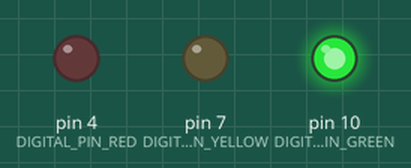
Bench run of a sketch on a simulated Arduino Uno, built with avr-gcc and run on an emulated ATmega328P. Shown: output pins drawn as LEDs (lit = HIGH).

Above: at 1.5 s.
At 3.5 s:
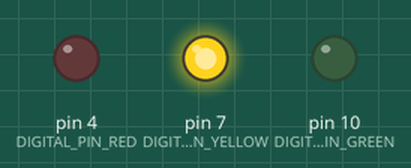
At 5.5 s:
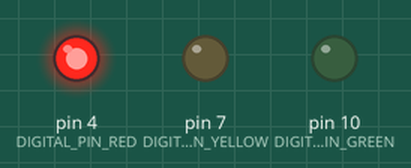
Timing chart, 0 to 9.1 s (numbered marks = the images above):
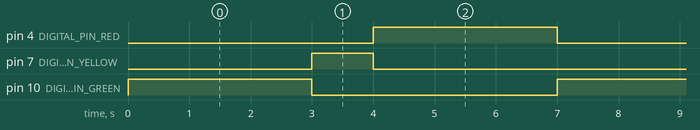

Measured:
- by itself, pin 4 (DIGITAL_PIN_RED), pin 10 (DIGITAL_PIN_GREEN): alternates HIGH for 3.0 s and LOW for 4.0 s
- by itself, pin 7 (DIGITAL_PIN_YELLOW): alternates HIGH for 1.0 s and LOW for 6.0 s
- by itself, everything shown: repeats every 7.0 s, in 4 steps

The sketch:

led_1.ino
```cpp
int DELAY_TIME = 3000;
int DIGITAL_PIN_GREEN = 10;
int DIGITAL_PIN_YELLOW = 7;
int DIGITAL_PIN_RED= 4;


void setup() {
  // tell arduino what pin we are using and how we are using it
  pinMode(DIGITAL_PIN_GREEN, OUTPUT);
  pinMode(DIGITAL_PIN_YELLOW, OUTPUT);
  pinMode(DIGITAL_PIN_RED, OUTPUT);
}

void loop() {
  // GREEN LED
  digitalWrite(DIGITAL_PIN_GREEN, HIGH); // turn to  5v
  delay(DELAY_TIME);
  digitalWrite(DIGITAL_PIN_GREEN, LOW); // turn to 0v or off
  // YELLOW LED
  digitalWrite(DIGITAL_PIN_YELLOW, HIGH);
  delay(1000);
  digitalWrite(DIGITAL_PIN_YELLOW, LOW);
  // RED LED
  digitalWrite(DIGITAL_PIN_RED, HIGH);
  delay(DELAY_TIME);
  digitalWrite(DIGITAL_PIN_RED, LOW);
}
```
